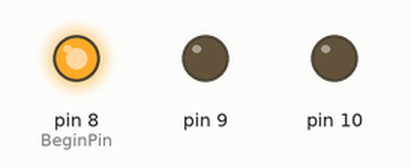
Simulated run of this sketch. Board: Arduino Uno, built with avr-gcc and run on an emulated ATmega328P. Parts: output pins drawn as LEDs (lit = HIGH).

Above: at 0.2 s.
At 0.7 s:
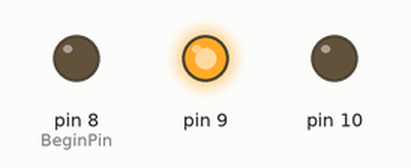
At 2.7 s:
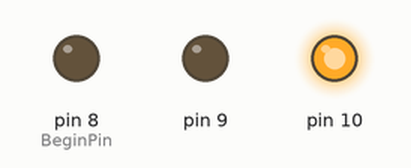
Timing chart, 0 to 3.5 s (numbered marks = the images above):
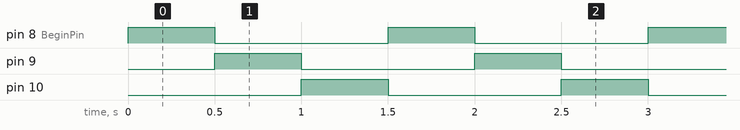

The sketch:

0814_LabClass.ino
```cpp
#define BeginPin 8
#define EndPin 11

int i, j;
void setup() {
  // put your setup code here, to run once:
  pinMode(A0, INPUT);
  for(i = BeginPin; i < EndPin; i++) {
    pinMode(i, OUTPUT);
  }
}

void loop() {
  // put your main code here, to run repeatedly:
  for(i = BeginPin; i < EndPin; i++) {
    digitalWrite(i, HIGH);
    for(j = BeginPin; j < EndPin; j++) {
      if(j != i) {
        digitalWrite(j, LOW);
      }
    }
    delay(500);
  }
}
```

Measured:
- by itself, pin 8 (BeginPin), pin 9, pin 10: alternates HIGH for 0.50 s and LOW for 1.0 s
- by itself, everything shown: repeats every 1.5 s, in 3 steps
